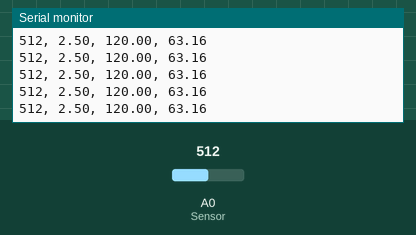
Recording of a sketch running on a simulated Arduino Uno, built with avr-gcc and run on an emulated ATmega328P. On the bench: the last lines printed to the serial monitor. Inputs (shaded band) come from the test bench; at power-on: A0 (Sensor) = 512.

Above: at 2.7 s.
2.8 s: A0 (Sensor) set to 569
At 2.85 s:
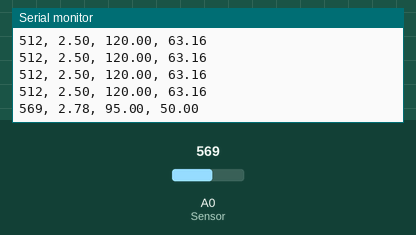
5.8 s: A0 (Sensor) set to 547
At 5.8 s:
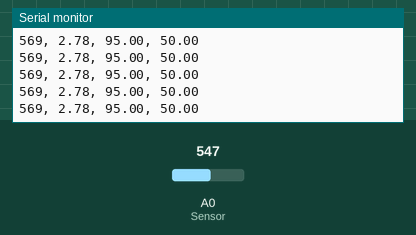
Timing chart, 0 to 8.8 s (numbered marks = the images above; inputs shaded):
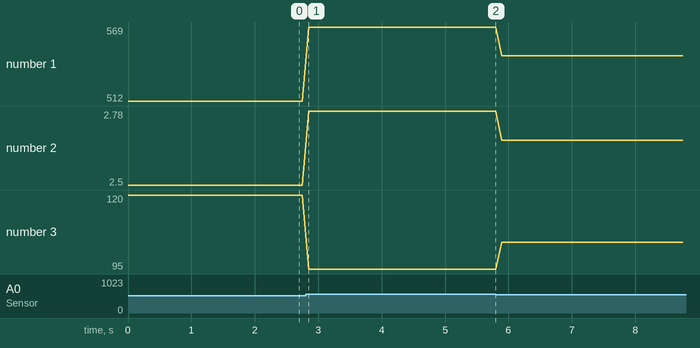

The sketch:

600-2____________________.ino
```cpp
#include <Arduino.h>

#define Vin 5 //입력전압이 5V인 상황!
#define R2 120 //고정저항값의 크기
#define Sensor A0 //센서는 A0에 연결됨!
#define R1_MAX 186 //가장 큰 저항값
#define R1_MIN 3 //가장 낮은 저항값

void setup(void) {
    //결과를 시리얼통신으로 출력하겠다!
    Serial.begin(9600);
}

void loop(void) {
    //아날로그 0번핀에 10bit 아날로그값을 측정함!
    int analog = analogRead(Sensor); //0~1023
    //Vout계산하기!
    float Vout = Vin * analog/1023.0;
    //저항값 계산하기!
    float R1 = (Vin*R2-Vout*R2)/Vout;
    //저항값이 지정된 범위가 되도록 하기!
    R1 = map(R1,R1_MIN,R1_MAX,0,190);
    R1 = constrain(R1,0,190);
    //퍼센테이지 계산하기
    float percent = R1/190 * 100;

    Serial.print(analog);
    Serial.print(", ");
    Serial.print(Vout);
    Serial.print(", ");
    Serial.print(R1); //현재 저항값!
    Serial.print(", ");
    Serial.println(percent);
    delay(100);
}
```

Measured:
- after the input at 2.8 s, the serial monitor: prints a new line after 0.05 s (image 1)
- plotted number 1: 512 → 569 after the input at 2.8 s, 569 → 547 after the input at 5.8 s
- plotted number 2: 2.5 → 2.78 after the input at 2.8 s, 2.78 → 2.67 after the input at 5.8 s
- plotted number 3: 120 → 95 after the input at 2.8 s, 95 → 104 after the input at 5.8 s
